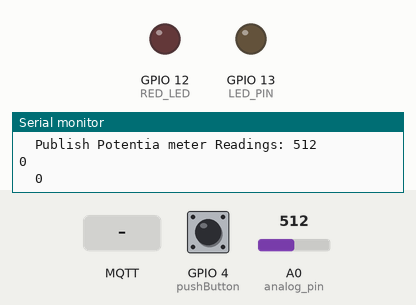
Simulated run of this sketch. Board: ESP8266 (NodeMCU). On the bench: output pins drawn as LEDs (lit = HIGH), the last lines printed to the serial monitor. Inputs (shaded band) come from the test bench; at power-on: GPIO 4 (pushButton) LOW, A0 (analog_pin) = 512. WiFi joins after 1.5 s; servers stay silent unless stated; no MQTT or app messages arrive unless stated.

Above: at 2.7 s.
2.8 s: MQTT message "0" arrives on the first subscribed topic
At 3.7 s:
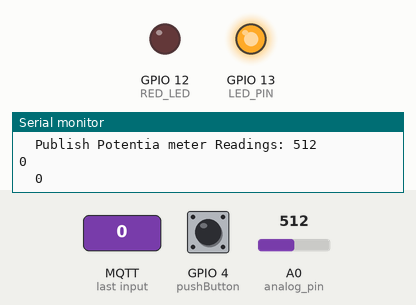
4.3 s: GPIO 4 (pushButton) pulled HIGH for 1 s
At 5.1 s:
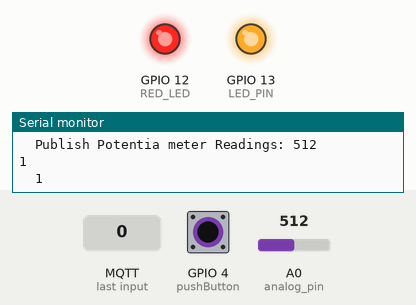
6.8 s: MQTT message "1" arrives on the first subscribed topic
At 7.9 s:
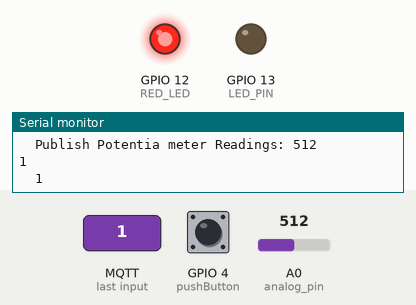
8.3 s: MQTT message "2" arrives on the first subscribed topic
At 9.1 s:
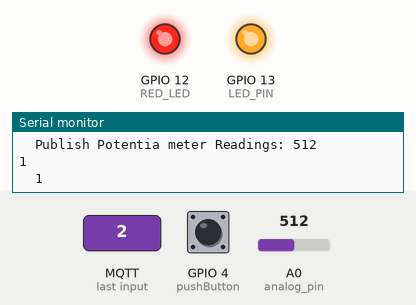
9.8 s: GPIO 4 (pushButton) pulled HIGH for 3.2 s
At 11.1 s:
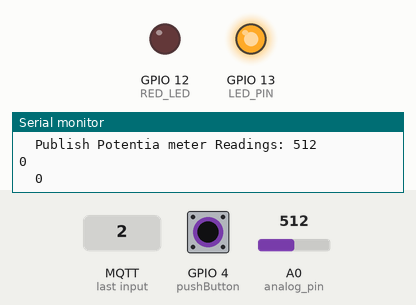
Timing chart, 0 to 12.8 s (numbered marks = the images above; inputs shaded):
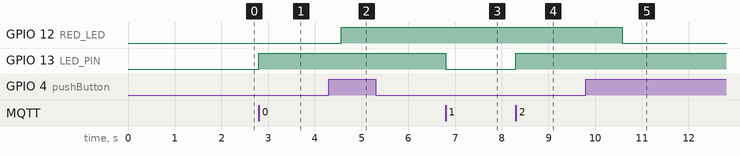

The sketch:

watsonIot_led_meter_button_working.ino
```cpp
/* Basic ESP8266 MQTT example

 This sketch demonstrates the capabilities of the pubsub library in combination
 with the ESP8266 board/library.

 It connects to an MQTT server then:
  - publishes "hello world" to the topic "outTopic" every two seconds
  - subscribes to the topic "inTopic", printing out any messages
    it receives. NB - it assumes the received payloads are strings not binary
  - If the first character of the topic "inTopic" is an 1, switch ON the ESP Led,
    else switch it off

 It will reconnect to the server if the connection is lost using a blocking
 reconnect function. See the 'mqtt_reconnect_nonblocking' example for how to
 achieve the same result without blocking the main loop.

 To install the ESP8266 board, (using Arduino 1.6.4+):
  - Add the following 3rd party board manager under "File -> Preferences -> Additional Boards Manager URLs":
       http://arduino.esp8266.com/stable/package_esp8266com_index.json
  - Open the "Tools -> Board -> Board Manager" and click install for the ESP8266"
  - Select your ESP8266 in "Tools -> Board"

*/

#include <ESP8266WiFi.h>
#include <PubSubClient.h>
#define LED_PIN 13       //physical pin D7
#define pushButton 4     //physical pin D2
#define RED_LED 12        //physical pin D6
#define analog_pin A0
boolean trigger = false;
boolean previous = false;
#define ORG "yv3pgj"
#define DEVICE_TYPE "ESP8266"
#define DEVICE_ID "68c63ad53c74"
#define TOKEN "abhilash_esp"
//-------- Customise the above values --------

// Update these with values suitable for your network.

const char* ssid = "abhi.sree";
const char* password = "abhilash";
const char* mqtt_server = ORG".messaging.internetofthings.ibmcloud.com";

char topic[] = "iot-2/evt/status/fmt/string";
char authMethod[] = "use-token-auth";
char token[] = TOKEN;
char clientId[] = "d:" ORG ":" DEVICE_TYPE ":" DEVICE_ID;

WiFiClient espClient;
PubSubClient client(espClient);
long lastMsg = 0;
long lastMsg2 = 0;
char msg[50];
char msg2[50];
int data = 0;
int current = 0;
//int value = 0;

void setup() {
  pinMode(LED_PIN, OUTPUT);     // Initialize the BUILTIN_LED pin as an output
  pinMode(RED_LED, OUTPUT);
  pinMode(pushButton, INPUT);
  Serial.begin(115200);
  setup_wifi();
  client.setServer(mqtt_server, 1883);
  client.setCallback(callback);
}

void setup_wifi() {

  delay(10);
  // We start by connecting to a WiFi network
  Serial.println();
  Serial.print("Connecting to ");
  Serial.println(ssid);

  WiFi.begin(ssid, password);

  while (WiFi.status() != WL_CONNECTED) {
    delay(500);
    Serial.print(".");
  }

  Serial.println("");
  Serial.println("WiFi connected");
  Serial.println("IP address: ");
  Serial.println(WiFi.localIP());
}

void callback(char* topic, byte* payload, unsigned int length) {
  Serial.print("Message arrived [");
  Serial.print(topic);
  Serial.print("] ");
  for (int i = 0; i < length; i++) {
    Serial.print((char)payload[i]);
  }
  Serial.println();

  // Switch on the LED if an 1 was received as first character
  if ((char)payload[0] == '1') {
    digitalWrite(LED_PIN, LOW);   // Turn the LED on (Note that LOW is the voltage level
    // but actually the LED is on; this is because
    // it is acive low on the ESP-01)
  } else {
    digitalWrite(LED_PIN, HIGH);  // Turn the LED off by making the voltage HIGH
  }

}

void reconnect() {
  // Loop until we're reconnected
  while (!client.connected()) {
    Serial.print("Attempting MQTT connection...");
    // Attempt to connect
    if (client.connect(clientId, authMethod, token)) {
      Serial.println("connected");
      // Once connected, publish an announcement...
      client.publish("iot-2/evt/status/fmt/string", "welcome to abhi.sree IoT Solutions");
  //    delay(500);
      client.publish("iot-2/evt/input/fmt/string", " abhi.sree Iot Solutions");
  //        delay (500);// ... and resubscribe
      client.subscribe("iot-2/cmd/blink/fmt/string");
    } else {
      Serial.print("failed, rc=");
      Serial.print(client.state());
      Serial.println(" try again in 5 seconds");
      // Wait 5 seconds before retrying
      delay(5000);
    }
  }
}
void loop() {

  if (!client.connected()) {
    reconnect();
  }
  client.loop();

  long now = millis();
  if (now - lastMsg > 1000) {
    lastMsg = now;
    data = analogRead(analog_pin);// put your main code here, to run repeatedly:

Serial.println(data);
Serial.print("\t");
  //  ++value;
    snprintf (msg, 75, "%ld", data);
    Serial.print("Publish Potentia meter Readings: ");
    Serial.println(msg);
    client.publish("iot-2/evt/status/fmt/string", msg);
   current = digitalRead(pushButton);
  if (current && !previous){
    trigger = !trigger;      // put your main code here, to run repeatedly:
    }
  previous = current;
  digitalWrite(RED_LED, trigger);
    Serial.println(trigger);
    Serial.print("\t");
    snprintf (msg2, 50, "%ld", trigger);

    Serial.println(msg2);


    client.publish("iot-2/evt/input/fmt/string", msg2);
  }
}
```

Measured:
- after the input at 2.8 s, GPIO 13 (LED_PIN): LOW → HIGH at once
- after the input at 4.3 s, GPIO 12 (RED_LED): LOW → HIGH after 0.27 s
- after the input at 6.8 s, GPIO 13 (LED_PIN): HIGH → LOW at once
- after the input at 8.3 s, GPIO 13 (LED_PIN): LOW → HIGH at once
- after the input at 9.8 s, GPIO 12 (RED_LED): HIGH → LOW after 0.78 s
